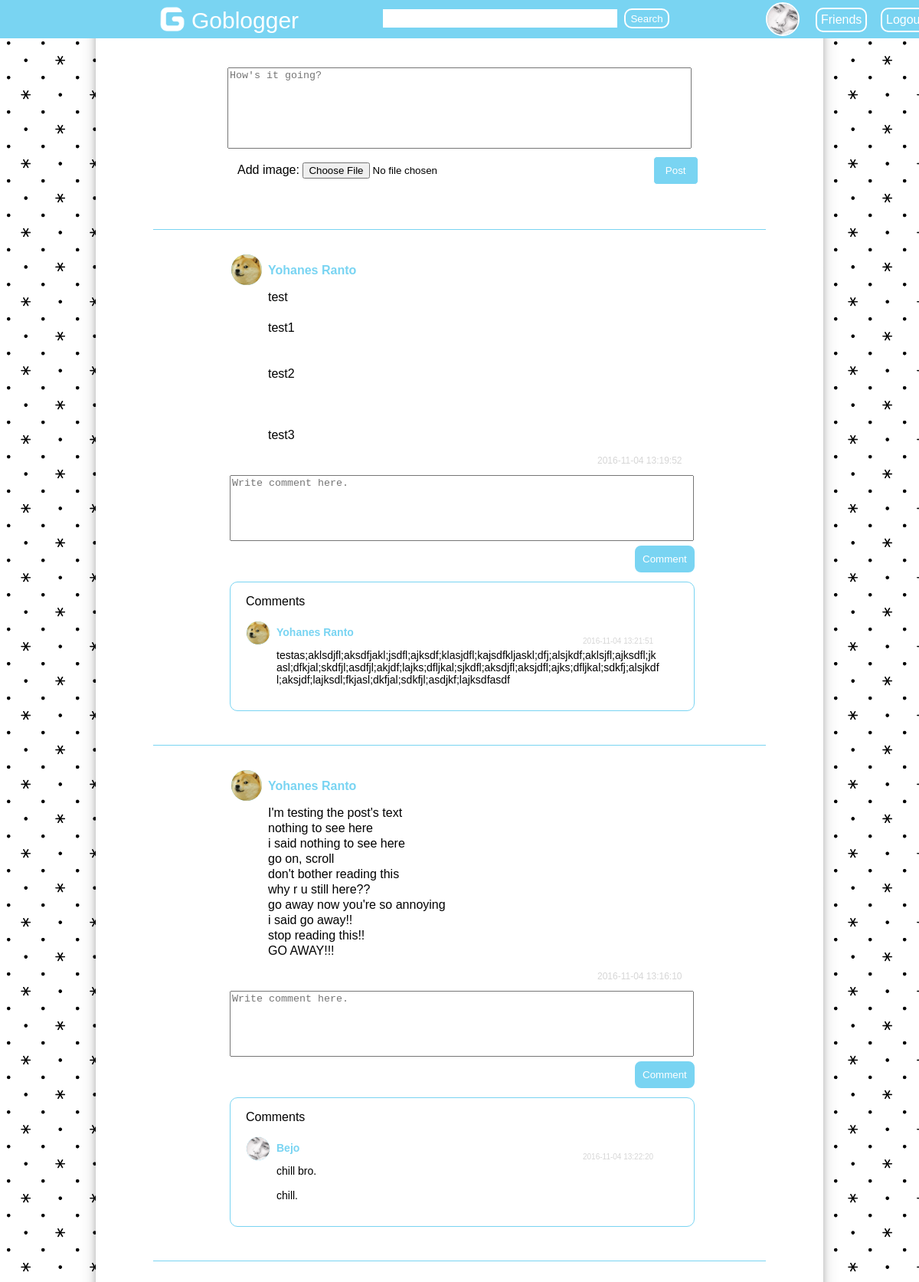
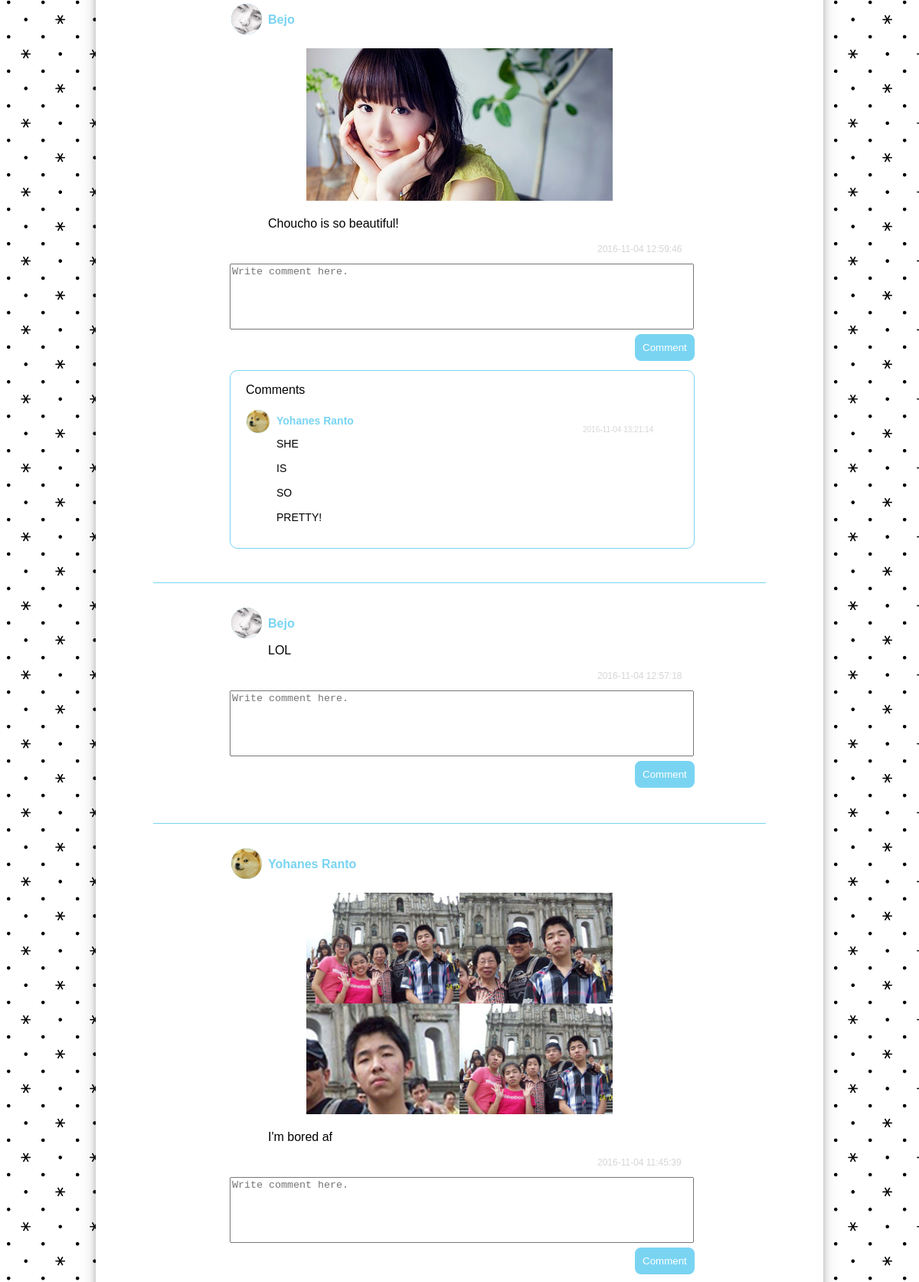
The page /home.php (signed in, upper part) on the database its author committed (2 pictures, top to bottom).
### tables this page shows
CREATE TABLE `member` (
  `username` varchar(45) NOT NULL,
  `password` varchar(45) NOT NULL,
  `name` varchar(50) NOT NULL,
  `birthday` date NOT NULL,
  `email` varchar(50) NOT NULL,
  `gender` varchar(1) NOT NULL,
  `location` varchar(255) DEFAULT NULL,
  `occupation` varchar(255) DEFAULT NULL,
  `hobby` varchar(255) DEFAULT NULL,
  `profile_image` varchar(50) DEFAULT NULL,
  PRIMARY KEY (`username`)
);

CREATE TABLE `post` (
  `id_post` int(10) unsigned NOT NULL AUTO_INCREMENT,
  `username` varchar(45) NOT NULL,
  `content` text NOT NULL,
  `image` varchar(255) DEFAULT NULL,
  `date` datetime NOT NULL,
  PRIMARY KEY (`id_post`),
  KEY `FK_id_member` (`username`) USING BTREE,
  CONSTRAINT `FK_id_member` FOREIGN KEY (`username`) REFERENCES `member` (`username`)
);

CREATE TABLE `comment` (
  `id_comment` int(10) unsigned NOT NULL AUTO_INCREMENT,
  `id_post` int(10) unsigned NOT NULL,
  `username` varchar(45) NOT NULL,
  `comment` text NOT NULL,
  `date` datetime NOT NULL,
  PRIMARY KEY (`id_comment`),
  KEY `FK_username` (`username`),
  CONSTRAINT `FK_username` FOREIGN KEY (`username`) REFERENCES `member` (`username`)
);

### home.php (the view, shortened to what this page needs)
<!DOCTYPE html>
<html>
<head>
</head>
<body>
	<div id="wrapper">
		<div id="header">
			<a href="main.php" style="text-decoration:none; margin-left:200px; margin-top:-100px">
				<img src="images/resources/logo_no_background.png" style="width:50px; height:50px;">
				<span style="color:white; font-size:30px; margin-top: 10px; position:absolute; width:100px;">Goblogger</span>
			</a>
			<form method="post" action="search.php"  id="searchform">
				<input type="text" name="name" id="field_search" style="height:20px;">
				<input type="submit" name="submit" value="Search" style="height:26px;" id="button_search">
			</form>
			<div id="sidebar">
				<?php
					$conn = konek_db();
					$logged_username = $_COOKIE['logged_in'];
					$query = $conn->prepare("select profile_image from member where username=?");
					$query->bind_param("s", $logged_username);
					$result = $query->execute();
					$rows = $query->get_result();
					while($row = $rows->fetch_array()){
						$profile_image = $row['profile_image'];
						if($profile_image != null && $profile_image != '')
							echo "<a href=\"profile.php?username=$logged_username\"><img src=\"images/thumbnail/$profile_image\"></a>";
						else
							echo "<a href=\"profile.php?username=$logged_username\"><img src=\"images/resources/default_profile.png\"></a>";
					}
				?>
				<a href="friend.php" class="side_text">Friends</a>
				<a href="logout.php" class="side_text" id="sidetext">Logout</a>
			</div>
		</div>
		<div id="content">
			<div id="write">
				<form method="post" action="post.php" enctype="multipart/form-data" id="write_post">
					<textarea name="content" id="textarea" placeholder="How's it going?"></textarea>
					<label>Add image: </label><input type="file" name="image" accept=".jpg, .png, .bmp">
					<input type="submit" name="post" value="Post" id="button_post">
				</form>
				<div id="posts">
					<?php
						$conn = konek_db();
						$query = $conn->prepare("select * from post left join member ON post.username = member.username order by date desc");
						$result = $query->execute();
						$rows = $query->get_result();
						while($row = $rows->fetch_array()){
							$id_post = $row['id_post'];
							$username = $row['username'];
							$name = $row['name'];
							$content = $row['content'];
							$image = $row['image'];
							$date = $row['date'];
							$profileimage = $row['profile_image'];
							echo "<hr><div id=\"post\">";
							if($profileimage != null && $profileimage != '')
								echo "<a href=\"profile.php?username=$username\" class=\"link_profile\"><img src=\"images/thumbnail/$profileimage\" class=\"image_profile\"></a>";
							else
								echo "<a href=\"profile.php?username=$username\" class=\"link_profile\"><img src=\"images/resources/default_profile.png\" class=\"image_profile\"></a>";
							echo "<a href=\"profile.php?username=$username\" id=\"username_name\">$name</a><br>";
							if($image != null && $image != ''){
								echo "<img src=\"images/post/$image\" style=\"width:400px; margin-left:200px; margin-top:10px;\"><br><br>";
							}
							$content_new = nl2br($content);
							echo "<p style=\"margin-left:150px; margin-top:-2px; width:500px; text-align:justify; word-wrap:break-word; line-height:20px;\">$content_new</p>";
							echo "<p style=\"margin-left:580px; font-size:12px; color:#D6D6D6;\">$date</p>";
							echo "<form method=\"post\" action=\"comment.php?id_post=$id_post&logged_username=$logged_username\" class=\"form_comment\">";
							echo "<textarea name=\"comment\" id=\"text_comment\" placeholder=\"Write comment here.\"></textarea><br>";
							echo "<input type=\"submit\" name=\"post_comment\" value=\"Comment\" id=\"button_comment\">";
							echo "</form>";
							$querycheck = $conn->prepare("select * from comment where id_post = $id_post");
							$resultcheck = $querycheck->execute();
							if($result){
								$resultcheck1 = $querycheck->get_result();
								if($resultcheck1->num_rows > 0){
									echo "<div class=\"comment_list\">";
									echo "<p style=\"margin-left:20px;\">Comments</p>";
									$query1 = $conn->prepare("select * from comment left join member ON comment.username = member.username where id_post = $id_post order by date asc");
									$result1 = $query1->execute();
									$rows1 = $query1->get_result();
									while($row1 = $rows1->fetch_array()){
										$commenter = $row1['username'];
										$commenter_name = $row1['name'];
										$comment = $row1['comment'];
										$date_comment = $row1['date'];
										$profileimagecommenter = $row1['profile_image'];
										if($profileimagecommenter != null && $profileimagecommenter != '')
											echo "<a href=\"profile.php?username=$commenter\" class=\"link_commenter\"><img src=\"images/thumbnail/$profileimagecommenter\" class=\"image_profile_commenter\"></a>";
										else
											echo "<a href=\"profile.php?username=$commenter\" class=\"link_commenter\"><img src=\"images/resources/default_profile.png\" class=\"image_profile_commenter\"></a>";
										echo "<a href=\"profile.php?username=$commenter\" class=\"commenter_name\">$commenter_name</a><br>";
										echo "<p style=\"color:#D6D6D6; font-size:10px; margin-left:460px; margin-top:-20px;\">$date_comment</p>";
										$comment_new = nl2br($comment);
										echo "<p style=\"margin-left:60px; margin-top: -5px; width:500px; text-align:justify; word-wrap:break-word; font-size:14px;\">$comment_new</p>";
										echo "<br>";
									}
									echo "</div>";
								}
							}
							echo "</div>";
							echo "<br><br>";
						}
					 ?>
				</div>
			</div>
		</div>
	</div>
</body>
</html>

### home.php (style rules this page uses)
body { font-family: arial; background-image: url('images/resources/bg.png'); background-size: 30%; }
#header { margin-left:-8px; margin-top:-8px; width:100%; height:50px; background-color: #79D4F2; position:fixed; }
#content { margin: auto; padding-top: 80px; width:950px; box-shadow: 0 4px 8px 0 rgba(0, 0, 0, 0.2), 0 6px 20px 0 rgba(0, 0, 0, 0.19); background-color: white; }
#searchform { margin-left: 500px; margin-top: -43px; }
#field_search { width:300px; border: 1px solid white; }
#button_search { margin-left: 5px; color:white; border: 2px solid white; background-color: #79D4F2; border-radius: 10px; transition: background-color 300ms; }
#sidebar img { width:40px; height:40px; margin-left: 1000px; margin-top: -34px; position: absolute; border: 2px solid white; border-radius: 25px; }
.image_profile { width:40px; height:40px; border: 2px solid white; border-radius: 25px; vertical-align: top; background-color: #79D4F2; }
.link_profile { margin-left: 100px; }
.image_profile_commenter { width:30px; height:30px; border: 1.5px solid white; border-radius: 18.75px; vertical-align: top; background-color: #79D4F2; }
.link_commenter { margin-left: 20px; }
.side_text { text-decoration: none; color:white; position:absolute; margin-left:1065px; margin-top: -27px; border: 2px solid white; padding:5px; border-radius: 10px; transition: background-color 300ms; }
#sidetext { margin-left:1150px; }
#write { width:800px; margin-left: auto; margin-right: auto; }
#textarea { display: block; margin-left: auto; margin-right: auto; width:600px; height:100px; resize:none; margin-bottom: 10px; }
#write label { margin-left:110px; }
#button_post { padding-left:15px; padding-right:15px; padding-top: 10px; padding-bottom: 10px; color:white; margin-left: 200px; border: 1px solid white; background-color: #79D4F2; border-radius: 5px; }
#write_post { padding-bottom: 50px; }
#username_name { margin-left: 150px; display: block; margin-top:-30px; text-decoration: none; font-weight: bold; color: #79D4F2; width:300px; }
.commenter_name { margin-top: -25px; margin-left: 60px; font-size: 14px; display: block; text-decoration: none; font-weight: bold; color: #79D4F2; width:300px; }
.form_comment #text_comment { resize: none; width:600px; height:80px; margin-left: 100px; }
#button_comment { margin-left: 627px; color:white; padding:10px; border: 2px solid white; background-color: #79D4F2; border-radius: 10px; transition: background-color 300ms; }
.comment_list { margin-top: 10px; border: 1px solid #79D4F2; width:605px; margin-left:100px; border-radius: 10px; }
hr { margin-bottom: 30px; height:0px; border:0; border-top: 1px solid #79D4F2; }

### rows shown on the page
member: profile_image (picture)
post: username.profile_image (picture), username.name "Yohanes Ranto", content "test test1 test2 test3", date "2016-11-04 13:19:52"
comment: username.profile_image (picture), username.name "Yohanes Ranto", date "2016-11-04 13:21:51", comment "testas;aklsdjfl;aksdfjakl;jsdfl;ajksdf;klasjdfl;kajsdfkljaskl;dfj;alsjkdf;aklsjfl;ajksdfl;jkasl;dfkjal;skdfjl;asdfjl;akjdf;lajks;dfljkal;sjkdfl;aksdjfl;aksjdfl;ajks;dfljkal;sdkfj;alsjkdfl;aksjdf;lajksdl;fkjasl;dkfjal;sdkfjl;asdjkf;lajksdfasdf"
post: username.profile_image (picture), username.name "Yohanes Ranto", content "I'm testing the post's text nothing to see here i said nothing to see here go on, scroll don't bother reading this why r u still here?? go away now you're so annoying i said go away!! stop reading this!! GO AWAY!!!", date "2016-11-04 13:16:10"
comment: username.profile_image (picture), username.name "Bejo", date "2016-11-04 13:22:20", comment "chill bro. chill."
post: username.profile_image (picture), username.name "Bejo", image (picture), content "Choucho is so beautiful!", date "2016-11-04 12:59:46"
comment: username.profile_image (picture), username.name "Yohanes Ranto", date "2016-11-04 13:21:14", comment "SHE IS SO PRETTY!"
post: username.profile_image (picture), username.name "Bejo", content "LOL", date "2016-11-04 12:57:18"
post: username.profile_image (picture), username.name "Yohanes Ranto", image (picture), content "I'm bored af", date "2016-11-04 11:45:39"
